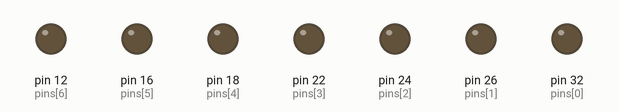
This program was run on a simulated Raspberry Pi (header pin numbers). Parts: output pins drawn as LEDs (lit = HIGH).

Above: at 0.2 s.
At 1.7 s:
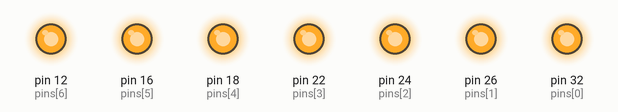
Timing chart, 0 to 3.0 s (numbered marks = the images above):
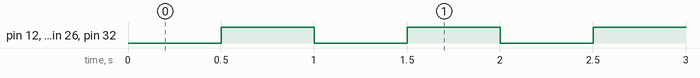

The program:

experimento1.py
```python
# (licence header left out)
# Future imports (Python 2.7 compatibility)
from __future__ import absolute_import
from __future__ import division
from __future__ import print_function

# Importa la librería de control del GPIO de la Raspberry Pi
import RPi.GPIO as GPIO
# Importa la función sleep del módulo time
from time import sleep

pins = [32, 26, 24, 22, 18, 16, 12]

# Desactivar advertencias (warnings)
# GPIO.setwarnings(False)
# Configurar la librería para usar el número de pin.
# Llame GPIO.setmode(GPIO.BCM) para usar el canal SOC definido por Broadcom
GPIO.setmode(GPIO.BOARD)

# Configurar el pin 32 como salida y habilitar en bajo
GPIO.setup(pins, GPIO.OUT, initial=GPIO.LOW)

# El siguiente código hace parpadear el led
while True: # Bucle infinito
	sleep(0.5)                 # Espera 500ms
	GPIO.output(pins, GPIO.HIGH) # Enciende el led
	sleep(0.5)                 # Espera 500ms
	GPIO.output(pins, GPIO.LOW)  # Apaga el led
```

Measured:
- by itself, pin 12 (pins[6]), pin 16 (pins[5]), pin 18 (pins[4]), pin 22 (pins[3]), pin 24 (pins[2]), pin 26 (pins[1]), pin 32 (pins[0]): alternates HIGH for 0.50 s and LOW for 0.50 s
